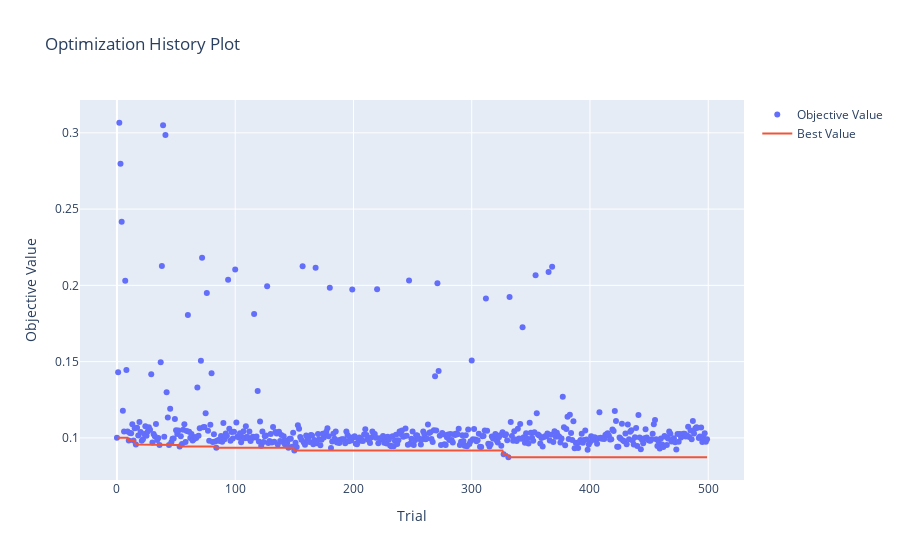

Notebook source saved alongside this figure:
### Code cell
# Visualize optimization history
fig_history = plot_optimization_history(study)
fig_history.show()

### Figure 1 — Plotly figure (JSON) as saved in the notebook; plotly's stock layout.template omitted (floating-point values rounded to 4 significant figures; data arrays with more than 128 entries replaced by an {"elided": "..."} marker saying what was removed)
{"data": [{"mode": "markers", "name": "Objective Value", "type": "scatter", "x": {"elided": "500 int values"}, "y": {"elided": "500 float values"}}, {"mode": "lines", "name": "Best Value", "type": "scatter", "x": {"elided": "500 int values"}, "y": {"elided": "500 float values"}}, {"marker": {"color": "#cccccc"}, "mode": "markers", "name": "Infeasible Trial", "showlegend": false, "type": "scatter", "x": [], "y": []}], "layout": {"title": {"text": "Optimization History Plot"}, "xaxis": {"title": {"text": "Trial"}}, "yaxis": {"title": {"text": "Objective Value"}}}}
